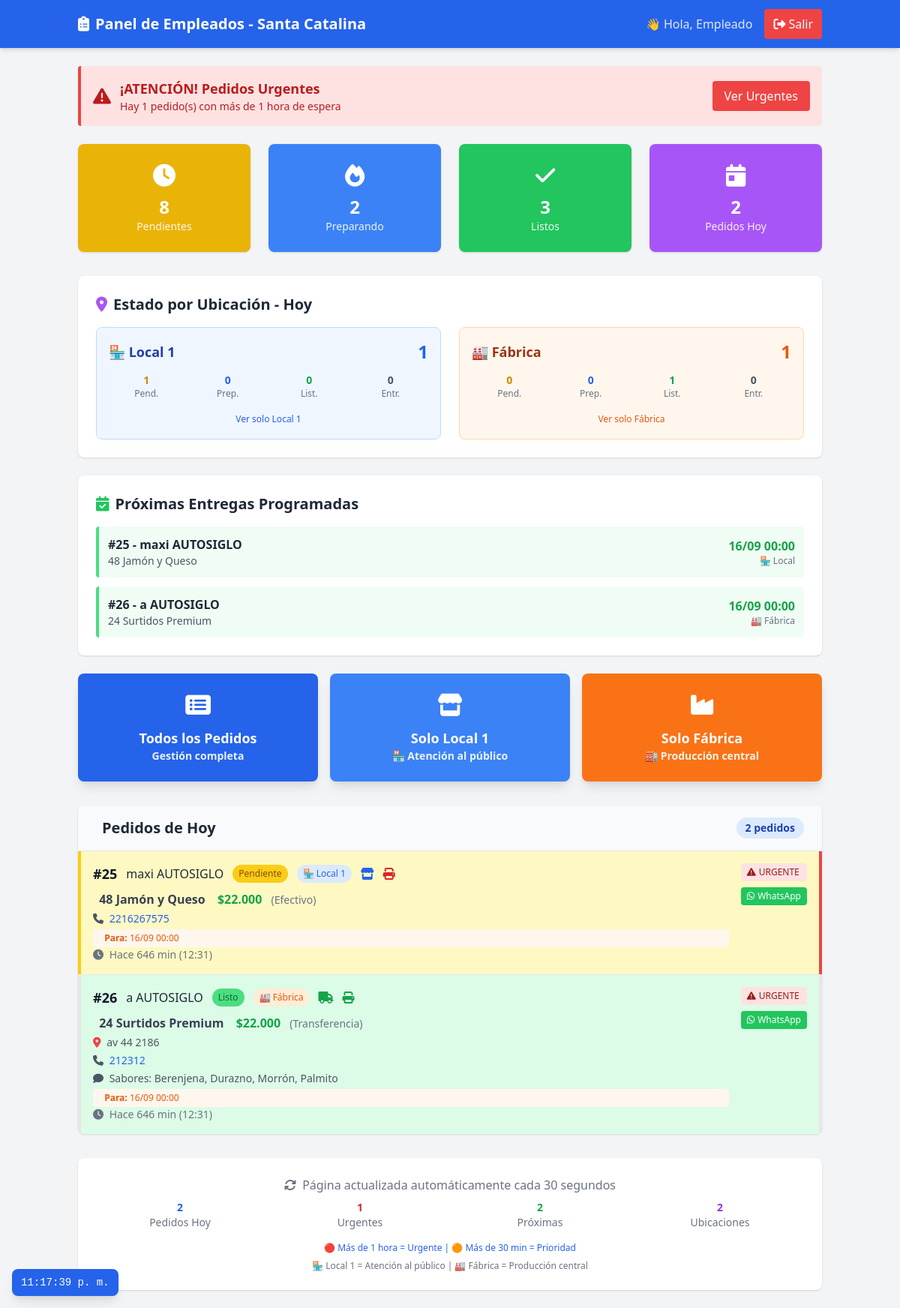
Page /empleados/dashboard.php (signed in) on the earlier database version.
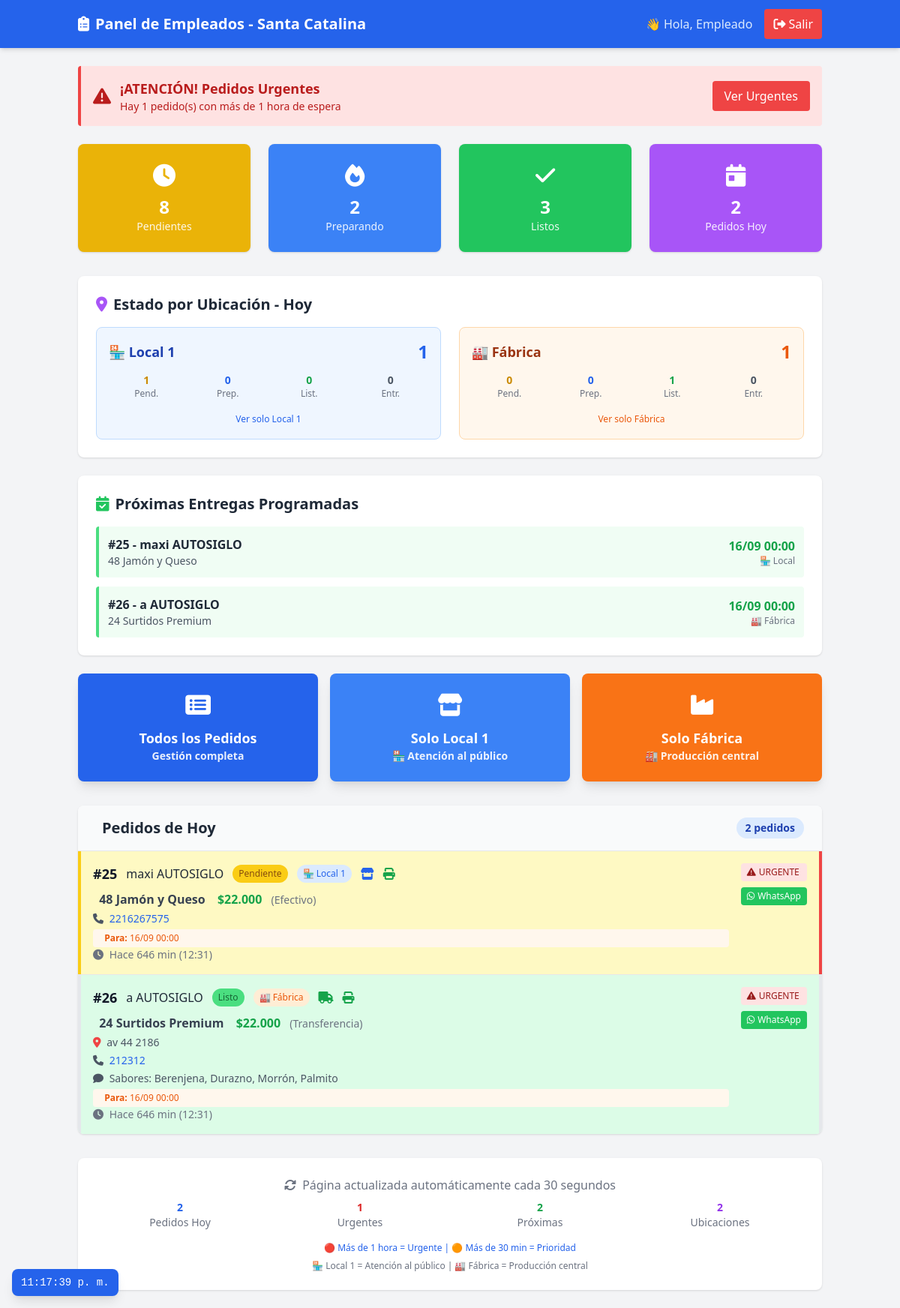
Same page on the later database version.
### tables this page shows
CREATE TABLE `pedidos` (
  `id` int(11) NOT NULL,
  `nombre` varchar(100) NOT NULL,
  `apellido` varchar(100) NOT NULL,
  `telefono` varchar(20) NOT NULL,
  `direccion` text DEFAULT NULL,
  `producto` varchar(100) NOT NULL,
  `cantidad` int(11) NOT NULL,
  `precio` decimal(10,2) NOT NULL,
  `forma_pago` enum('Efectivo','Transferencia') DEFAULT 'Efectivo',
  `modalidad` enum('Retira','Delivery') DEFAULT 'Retira',
  `ubicacion` enum('Local 1','Fábrica') DEFAULT 'Fábrica' COMMENT 'Ubicación donde se procesa el pedido',
  `estado` enum('Pendiente','Preparando','Listo','Entregado') DEFAULT 'Pendiente',
  `observaciones` text DEFAULT NULL,
  `cliente_fijo_id` int(11) DEFAULT NULL,
  `impreso` tinyint(1) DEFAULT 0,
  `created_at` timestamp NULL DEFAULT current_timestamp(),
  `updated_at` timestamp NULL DEFAULT current_timestamp() ON UPDATE current_timestamp(),
  `fecha_entrega` date DEFAULT NULL COMMENT 'Fecha para cuando es el pedido',
  `hora_entrega` time DEFAULT NULL COMMENT 'Hora para cuando es el pedido',
  `notas_horario` text DEFAULT NULL COMMENT 'Observaciones sobre horario/entrega',
  `fecha_pedido` datetime DEFAULT current_timestamp() COMMENT 'Cuándo se tomó el pedido (puede ser diferente de created_at para casos especiales)',
  `prioridad` enum('normal','prioridad','urgente') DEFAULT 'normal' COMMENT 'Prioridad manual asignada por admin',
  `prioridad_notas` text DEFAULT NULL COMMENT 'Notas sobre por qué se asignó esta prioridad',
  `es_personalizado_complejo` tinyint(1) DEFAULT 0 COMMENT 'Si usa la tabla pedido_detalles para precios mixtos'
);

### config.php (called while the page is built, shortened)
<?php
function formatPrice($price) {
    return '$' . number_format($price, 0, ',', '.');
}
?>

### empleados/dashboard.php (the view, shortened to what the rows shown need)
<?php
require_once '../config.php';
$pdo = getConnection();
$stats_ubicacion = $pdo->query("
    SELECT
        ubicacion,
        COUNT(*) as total,
        SUM(CASE WHEN estado = 'Pendiente' THEN 1 ELSE 0 END) as pendientes,
        SUM(CASE WHEN estado = 'Preparando' THEN 1 ELSE 0 END) as preparando,
        SUM(CASE WHEN estado = 'Listo' THEN 1 ELSE 0 END) as listos,
        SUM(CASE WHEN estado = 'Entregado' THEN 1 ELSE 0 END) as entregados
    FROM pedidos
    WHERE DATE(created_at) = CURDATE()
    GROUP BY ubicacion
")->fetchAll();
$pedidos_hoy = $pdo->query("
    SELECT id, nombre, apellido, producto, precio, estado, modalidad, ubicacion,
           observaciones, direccion, telefono, forma_pago,
           created_at, TIMESTAMPDIFF(MINUTE, created_at, NOW()) as minutos_transcurridos,
           fecha_entrega, hora_entrega, notas_horario, impreso
    FROM pedidos
    WHERE DATE(created_at) = CURDATE()
    ORDER BY
        CASE estado
            WHEN 'Pendiente' THEN 1
            WHEN 'Preparando' THEN 2
            WHEN 'Listo' THEN 3
            WHEN 'Entregado' THEN 4
        END,
        created_at ASC
")->fetchAll();
$proximas_entregas = $pdo->query("
    SELECT id, nombre, apellido, producto, ubicacion, fecha_entrega, hora_entrega, notas_horario
    FROM pedidos
    WHERE fecha_entrega >= CURDATE()
    AND estado NOT IN ('Entregado')
    ORDER BY fecha_entrega, hora_entrega
    LIMIT 5
")->fetchAll();
?>
<!DOCTYPE html>
<html lang="es">
<head>
    <script src="https://cdn.tailwindcss.com"></script>
    <link rel="stylesheet" href="https://cdnjs.cloudflare.com/ajax/libs/font-awesome/6.4.0/css/all.min.css">
</head>
<body class="bg-gray-100">
    <header class="bg-blue-600 text-white shadow-md">
        <div class="container mx-auto px-4 py-3 flex justify-between items-center">
            <h1 class="text-xl font-bold">
                <i class="fas fa-clipboard-list mr-2"></i>Panel de Empleados - Santa Catalina
            </h1>
        </div>
    </header>
    <main class="container mx-auto px-4 py-6">
        <?php if (!empty($stats_ubicacion)): ?>
        <div class="bg-white rounded-lg shadow mb-6 p-6">
            <h2 class="text-xl font-semibold text-gray-800 mb-4 flex items-center">
                <i class="fas fa-map-marker-alt text-purple-500 mr-2"></i>
                Estado por Ubicación - Hoy
            </h2>
        </div>
        <?php endif; ?>
        <?php if (!empty($proximas_entregas)): ?>
        <div class="bg-white rounded-lg shadow mb-6 p-6">
            <h2 class="text-xl font-semibold text-gray-800 mb-4 flex items-center">
                <i class="fas fa-calendar-check text-green-500 mr-2"></i>
                Próximas Entregas Programadas
            </h2>
            <div class="space-y-3">
                <?php foreach ($proximas_entregas as $entrega): ?>
                    <div class="flex items-center justify-between p-3 border-l-4 border-green-400 bg-green-50 rounded">
                        <div>
                            <div class="font-semibold text-gray-800">
                                #<?= $entrega['id'] ?> - <?= htmlspecialchars($entrega['nombre'] . ' ' . $entrega['apellido']) ?>
                            </div>
                            <div class="text-sm text-gray-600">
                                <?= htmlspecialchars($entrega['producto']) ?>
                            </div>
                        </div>
                        <div class="text-right">
                            <div class="font-bold text-green-600">
                                <?= date('d/m', strtotime($entrega['fecha_entrega'])) ?>
                                <?php if ($entrega['hora_entrega']): ?>
                                    <?= substr($entrega['hora_entrega'], 0, 5) ?>
                                <?php endif; ?>
                            </div>
                            <div class="text-xs text-gray-500">
                                <?= $entrega['ubicacion'] === 'Local 1' ? '🏪 Local' : '🏭 Fábrica' ?>
                            </div>
                        </div>
                    </div>
                <?php endforeach; ?>
            </div>
        </div>
        <?php endif; ?>
        <div class="bg-white rounded-lg shadow overflow-hidden">
            <div class="bg-gray-50 px-6 py-4 border-b">
                <h2 class="text-xl font-semibold text-gray-800 flex items-center">
                    Pedidos de Hoy
                    <span class="ml-auto text-sm bg-blue-100 text-blue-800 px-3 py-1 rounded-full">
                        <?= count($pedidos_hoy) ?> pedidos
                    </span>
                </h2>
            </div>
            <?php if (empty($pedidos_hoy)): ?>
                <div class="p-12 text-center text-gray-500">
                    <i class="fas fa-coffee text-6xl mb-4 text-gray-300"></i>
                    <h3 class="text-xl mb-2">¡Día tranquilo!</h3>
                    <p>No hay pedidos para hoy aún</p>
                </div>
            <?php else: ?>
                <div class="divide-y divide-gray-200">
                    <?php foreach ($pedidos_hoy as $pedido): ?>
                        <?php
                        $estado_colors = [
                            'Pendiente' => 'bg-yellow-100 border-l-yellow-400 text-yellow-800',
                            'Preparando' => 'bg-blue-100 border-l-blue-400 text-blue-800',
                            'Listo' => 'bg-green-100 border-l-green-400 text-green-800',
                            'Entregado' => 'bg-gray-100 border-l-gray-400 text-gray-800'
                        ];
                        $urgencia = '';
                        if ($pedido['minutos_transcurridos'] > 60) {
                            $urgencia = 'border-r-4 border-r-red-500';
                        } elseif ($pedido['minutos_transcurridos'] > 30) {
                            $urgencia = 'border-r-4 border-r-orange-500';
                        }
                        $ubicacion_color = $pedido['ubicacion'] === 'Local 1' ? 'text-blue-600' : 'text-orange-600';
                        $ubicacion_bg = $pedido['ubicacion'] === 'Local 1' ? 'bg-blue-100' : 'bg-orange-100';
                        ?>
                        <div class="p-4 hover:bg-gray-50 border-l-4 <?= $estado_colors[$pedido['estado']] ?> <?= $urgencia ?>">
                            <div class="flex justify-between items-start">
                                <div class="flex-1">
                                    <div class="flex items-center space-x-3 mb-2">
                                        <span class="font-bold text-lg text-gray-900">#<?= $pedido['id'] ?></span>
                                        <span class="font-medium text-gray-800">
                                            <?= htmlspecialchars($pedido['nombre'] . ' ' . $pedido['apellido']) ?>
                                        </span>
                                        <span class="px-2 py-1 text-xs font-medium rounded-full <?= str_replace('border-l-', 'bg-', $estado_colors[$pedido['estado']]) ?>">
                                            <?= $pedido['estado'] ?>
                                        </span>
                                        <span class="px-2 py-1 text-xs font-medium rounded-full <?= $ubicacion_bg ?> <?= $ubicacion_color ?>">
                                            <?= $pedido['ubicacion'] === 'Local 1' ? '🏪 Local 1' : '🏭 Fábrica' ?>
                                        </span>
                                        <?php if ($pedido['modalidad'] === 'Delivery'): ?>
                                            <i class="fas fa-truck text-green-600" title="Delivery"></i>
                                        <?php else: ?>
                                            <i class="fas fa-store text-blue-600" title="Retira"></i>
                                        <?php endif; ?>
                                        <?php if ($pedido['impreso']): ?>
                                            <i class="fas fa-print text-green-600" title="Comanda impresa"></i>
                                        <?php else: ?>
                                            <i class="fas fa-print text-red-600" title="Sin imprimir"></i>
                                        <?php endif; ?>
                                    </div>
                                    <div class="text-gray-700 mb-1">
                                        <strong><?= htmlspecialchars($pedido['producto']) ?></strong>
                                        <span class="text-green-600 font-semibold ml-3">
                                            <?= formatPrice($pedido['precio']) ?>
                                        </span>
                                        <span class="text-gray-500 text-sm ml-2">
                                            (<?= $pedido['forma_pago'] ?>)
                                        </span>
                                    </div>
                                    <?php if ($pedido['modalidad'] === 'Delivery'): ?>
                                        <div class="text-sm text-gray-600 mb-1">
                                            <?php if ($pedido['direccion']): ?>
                                                <i class="fas fa-map-marker-alt text-red-500 mr-1"></i>
                                                <span class="font-medium"><?= htmlspecialchars($pedido['direccion']) ?></span>
                                            <?php else: ?>
                                                <i class="fas fa-exclamation-triangle text-red-500 mr-1"></i>
                                                <span class="text-red-600 font-medium">¡SIN DIRECCIÓN!</span>
                                            <?php endif; ?>
                                        </div>
                                    <?php endif; ?>
                                    <div class="text-sm text-gray-600 mb-1">
                                        <i class="fas fa-phone mr-1"></i>
                                        <a href="tel:<?= $pedido['telefono'] ?>" class="text-blue-600 hover:underline">
                                            <?= htmlspecialchars($pedido['telefono']) ?>
                                        </a>
                                    </div>
                                    <?php if ($pedido['observaciones']): ?>
                                    <div class="text-sm text-gray-600 mb-1">
                                        <i class="fas fa-comment mr-1"></i>
                                        <?= htmlspecialchars($pedido['observaciones']) ?>
                                    </div>
                                    <?php endif; ?>
                                    <?php if ($pedido['fecha_entrega'] || $pedido['hora_entrega'] || $pedido['notas_horario']): ?>
                                    <div class="text-xs text-orange-600 bg-orange-50 px-2 py-1 rounded mt-1">
                                        <strong>Para:</strong>
                                        <?php if ($pedido['fecha_entrega']): ?>
                                            <?= date('d/m', strtotime($pedido['fecha_entrega'])) ?>
                                        <?php endif; ?>
                                        <?php if ($pedido['hora_entrega']): ?>
                                            <?= substr($pedido['hora_entrega'], 0, 5) ?>
                                        <?php endif; ?>
                                    </div>
                                    <?php endif; ?>
                                    <div class="text-sm text-gray-500">
                                        <i class="fas fa-clock mr-1"></i>
                                        Hace <?= $pedido['minutos_transcurridos'] ?> min
                                        (<?= date('H:i', strtotime($pedido['created_at'])) ?>)
                                    </div>
                                </div>
                                <div class="flex flex-col space-y-2 ml-4">
                                    <?php if ($pedido['minutos_transcurridos'] > 60): ?>
                                        <span class="bg-red-100 text-red-800 px-2 py-1 rounded text-xs font-medium">
                                            <i class="fas fa-exclamation-triangle mr-1"></i>URGENTE
                                        </span>
                                    <?php elseif ($pedido['minutos_transcurridos'] > 30): ?>
                                        <span class="bg-orange-100 text-orange-800 px-2 py-1 rounded text-xs font-medium">
                                            <i class="fas fa-clock mr-1"></i>PRIORIDAD
                                        </span>
                                    <?php endif; ?>
                                    <a href="https://wa.me/<?= preg_replace('/[^0-9]/', '', $pedido['telefono']) ?>?text=Hola%20<?= urlencode($pedido['nombre']) ?>,%20tu%20pedido%20#<?= $pedido['id'] ?>%20está%20<?= urlencode(strtolower($pedido['estado'])) ?>"
                                       target="_blank"
                                       class="bg-green-500 hover:bg-green-600 text-white px-2 py-1 rounded text-xs text-center">
                                        <i class="fab fa-whatsapp mr-1"></i>WhatsApp
                                    </a>
                                </div>
                            </div>
                        </div>
                    <?php endforeach; ?>
                </div>
            <?php endif; ?>
        </div>
    </main>
</body>
</html>

Differences in the rows shown:
changed pedidos "maxi AUTOSIGLO": impreso 0 → 1 (drawn)
